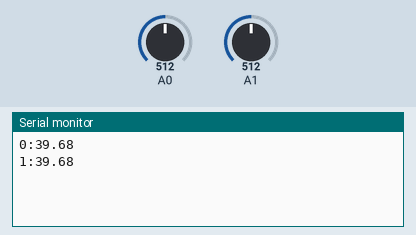
Recording of a sketch running on a simulated Arduino Uno, built with avr-gcc and run on an emulated ATmega328P. Parts: the last lines printed to the serial monitor. The test bench sets the inputs (shaded band); at power-on: A0 = 512, A1 = 512.

Above: at 2.8 s.
2.9 s: A0 set to 716
At 3.8 s:
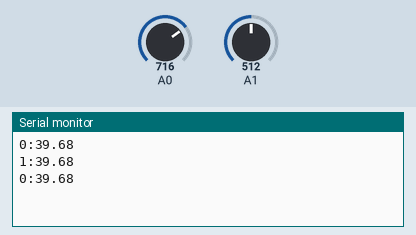
5.6 s: A1 set to 716
At 6.5 s:
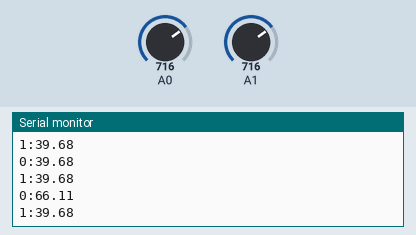
8.3 s: A0 set to 900
At 9.8 s:
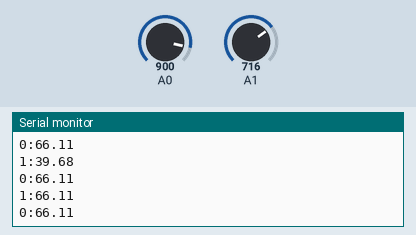
11.0 s: A1 set to 900
At 11.6 s:
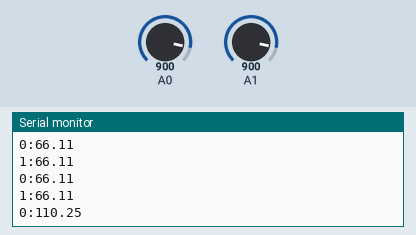
Timing chart, 0 to 14.0 s (numbered marks = the images above; inputs shaded):
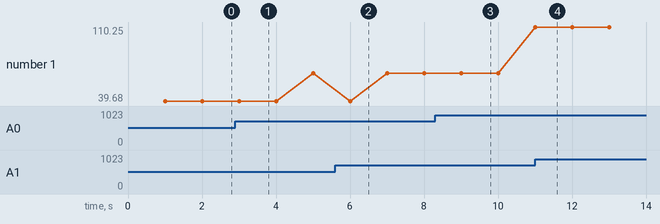

The sketch:

indoor_outdoor_thermometer.ino
```cpp
const int referenceVolts = 5;
const int delayTime = 1000;
/*
Assuming a third degree polynomial relationship between voltage
and temperature with a voltage divider made of an ntc
thermistor (pullup) and a 5k6 resistor (to ground).
Voltage measured across the 5k6 resistor.

*/

const float a3 = 3.296;
const float b2 = -22.378;
const float c1 =  70.951;
const float d = -49.382;

void setup(){
  Serial.begin(9600);
}

void loop(){
  for(int in=0; in<2; in++){
    int val = analogRead(in);
    float volts = (val / 1023.0) * referenceVolts;
    float temp = a3*volts*volts*volts + b2*volts*volts + c1*volts + d;
    delay(delayTime);
    Serial.print(in);
    Serial.print(":");
    Serial.println(temp);
  }
}
```

Measured:
- plotted number 1: 39.68 → 66.11 after the input at 2.9 s
